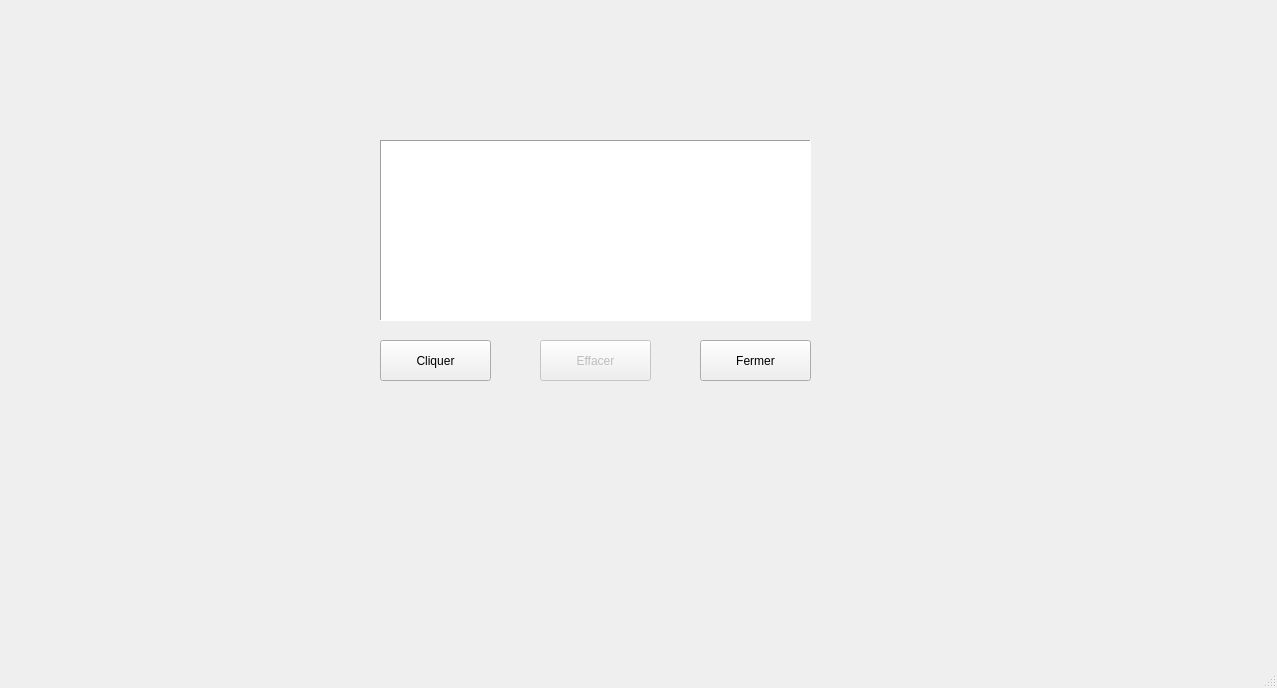
<?xml version="1.0" encoding="UTF-8"?>
<ui version="4.0">
 <class>MainWindow</class>
 <widget class="QMainWindow" name="MainWindow">
  <property name="geometry">
   <rect>
    <x>0</x>
    <y>0</y>
    <width>1277</width>
    <height>688</height>
   </rect>
  </property>
  <property name="windowTitle">
   <string>MainWindow</string>
  </property>
  <widget class="QWidget" name="centralwidget">
   <widget class="QPushButton" name="pushButton">
    <property name="geometry">
     <rect>
      <x>700</x>
      <y>340</y>
      <width>111</width>
      <height>41</height>
     </rect>
    </property>
    <property name="text">
     <string>Fermer</string>
    </property>
   </widget>
   <widget class="QTextEdit" name="textEdit">
    <property name="geometry">
     <rect>
      <x>380</x>
      <y>140</y>
      <width>431</width>
      <height>181</height>
     </rect>
    </property>
    <property name="frameShape">
     <enum>QFrame::Panel</enum>
    </property>
    <property name="readOnly">
     <bool>true</bool>
    </property>
   </widget>
   <widget class="QPushButton" name="pushButton_2">
    <property name="enabled">
     <bool>false</bool>
    </property>
    <property name="geometry">
     <rect>
      <x>540</x>
      <y>340</y>
      <width>111</width>
      <height>41</height>
     </rect>
    </property>
    <property name="text">
     <string>Effacer</string>
    </property>
   </widget>
   <widget class="QPushButton" name="pushButton_3">
    <property name="geometry">
     <rect>
      <x>380</x>
      <y>340</y>
      <width>111</width>
      <height>41</height>
     </rect>
    </property>
    <property name="text">
     <string>Cliquer</string>
    </property>
   </widget>
  </widget>
  <widget class="QMenuBar" name="menubar">
   <property name="geometry">
    <rect>
     <x>0</x>
     <y>0</y>
     <width>1277</width>
     <height>22</height>
    </rect>
   </property>
  </widget>
  <widget class="QStatusBar" name="statusbar"/>
 </widget>
 <resources/>
 <connections/>
</ui>
